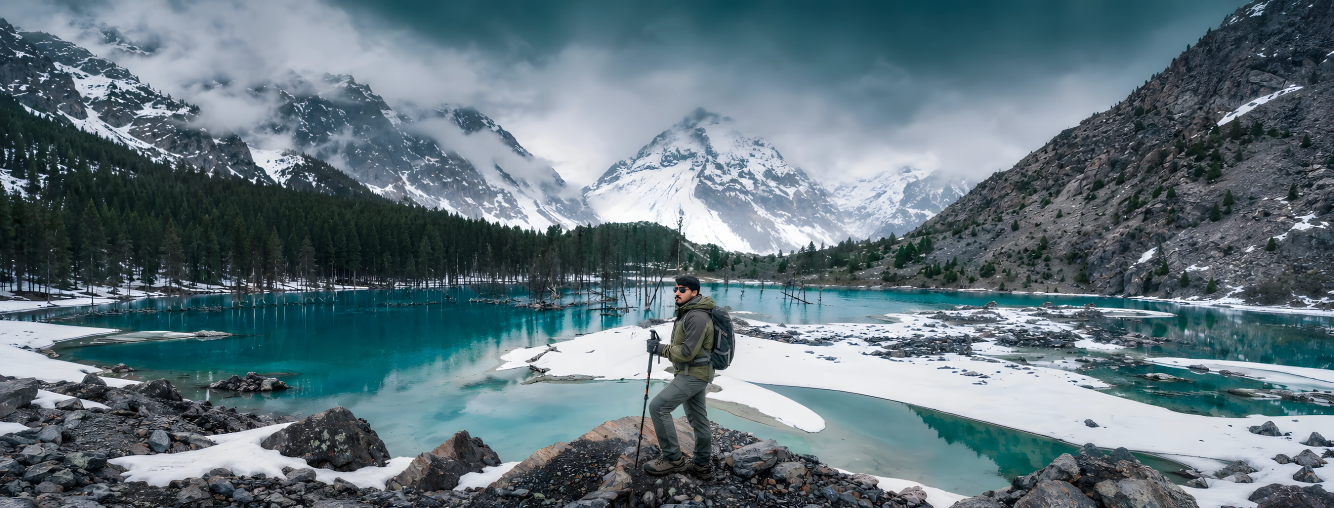
#> input picture design/reference/panorama-upscaled-8000x3048.webp, 8000 x 3048 px, found by its file name (shown at 1/6 size)
$ python compose.py out.png out.png
#> lines starting #> are read from the running program, lines starting #| are printed output that depends on the picture; after the words box and inside, x2 and y2 are one past the last pixel; in counts of white or black regions, pixels touching at a corner belong together
# Build the wide ending plate: the real portrait in the middle, the panorama's
# scenery (never its figure) widening it, both lined up on the mountains.
# Coordinates: "p" = the portrait at 750x1000. The master canvas is K x p,
# offset so the panorama's full width fits.
import sys, numpy as np, cv2
from PIL import Image
Image.MAX_IMAGE_PIXELS = None
R = 'design/reference/'
OUT = sys.argv[1]   # argv[2]: panorama depth (design/plates/pano-depth.png, from depth.py)
K = 4                       # master px per p-px
X0, Y0, X1, Y1 = -600, -60, 1350, 1000
W, H = (X1 - X0) * K, (Y1 - Y0) * K

# portrait (750 scale) -> panorama (2000 scale), found with SIFT on the mountains
M = np.array([[1.09809313e+00, 4.01841550e-02, 6.37940015e+02],
              [-4.01841550e-02, 1.09809313e+00, -5.69085816e+01]])
A = np.vstack([M, [0, 0, 1]])
Ainv = np.linalg.inv(A)
def to_master(T):  # T maps source px -> p coords (3x3); returns source px -> master
    S = np.array([[K, 0, -X0 * K], [0, K, -Y0 * K], [0, 0, 1]], float)
    return (S @ T)[:2]

pano = cv2.cvtColor(np.array(Image.open(R + 'panorama-upscaled-8000x3048.webp').convert('RGB')), cv2.COLOR_RGB2BGR)
Tp = Ainv @ np.diag([0.25, 0.25, 1])          # pano8000 px -> pano2000 -> p
pw = cv2.warpAffine(pano, to_master(Tp), (W, H), flags=cv2.INTER_LANCZOS4, borderMode=cv2.BORDER_CONSTANT)
pm = cv2.warpAffine(np.full(pano.shape[:2], 255, np.uint8), to_master(Tp), (W, H), flags=cv2.INTER_LINEAR)
del pano

por = cv2.cvtColor(np.array(Image.open(R + 'portrait-upscaled-6000x8000.webp').convert('RGB')), cv2.COLOR_RGB2BGR)
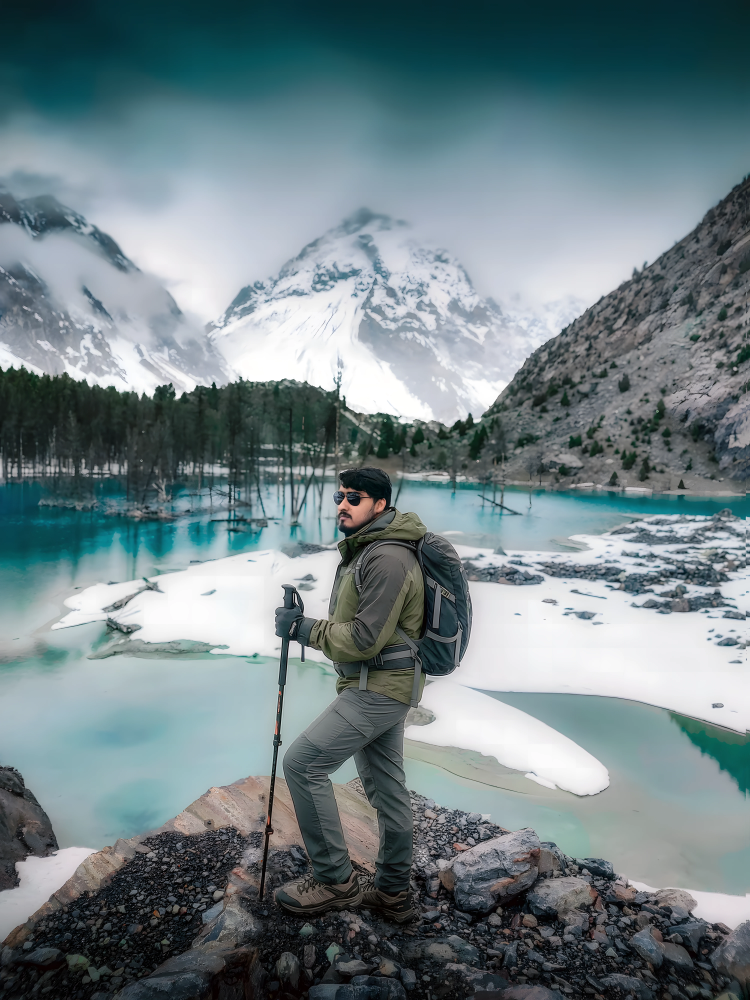
#> input picture design/reference/portrait-upscaled-6000x8000.webp, 6000 x 8000 px, found by its file name (shown at 1/8 size)
Tr = np.diag([0.125, 0.125, 1])               # portrait6000 px -> p
rw = cv2.warpAffine(por, to_master(Tr), (W, H), flags=cv2.INTER_AREA)
rm = cv2.warpAffine(np.full(por.shape[:2], 255, np.uint8), to_master(Tr), (W, H), flags=cv2.INTER_NEAREST)
del por

# The panorama was re-composed, not just extended: its right-hand mountain is
# smaller and lower than the portrait's. Its right side is scaled up about the
# far shore (that mountain is nearer than the peak), then each column slides
# vertically so the ridge continues the portrait's ridge and the shore meets the
# portrait's lake. Columns move only up/down, so trees and rocks stay upright.
SCALE, ANCHOR_SRC, ANCHOR_DST = 1.6, (750, 472), (750, 495)
def lines(img, valid):
    """ridge (sky->rock) and far-shore rows per p column, measured from the image"""
    sm = cv2.resize(img, (W // K, H // K), interpolation=cv2.INTER_AREA).astype(int)
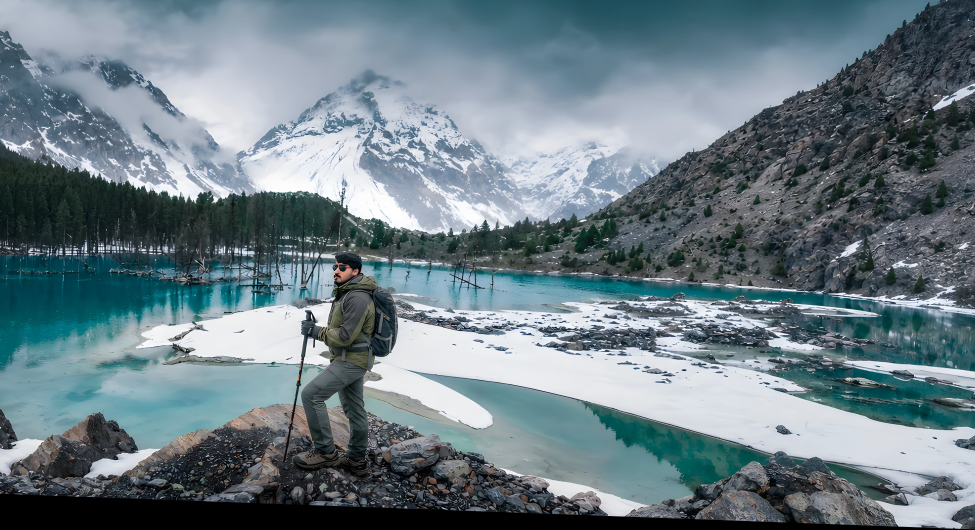
#> sm: shape (1060, 1950, 3) int64 (shown at 1/2 size); mean of channels 0, 1, 2 133.2, 125.4, 108.4; drawn as B, G, R
    v = cv2.resize(valid, (W // K, H // K), interpolation=cv2.INTER_AREA) > 250
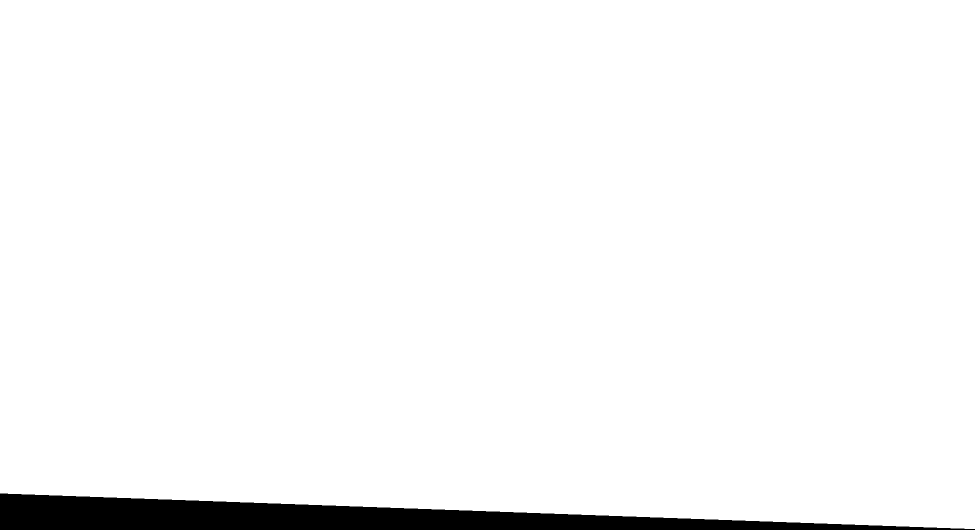
#> v: shape (1060, 1950) bool (shown at 1/2 size); 96.5% white; 1 black region, box (x1, y1, x2, y2) and area: (0, 987, 1950, 1060) 72925
    lum = sm.mean(2).astype(np.float32)
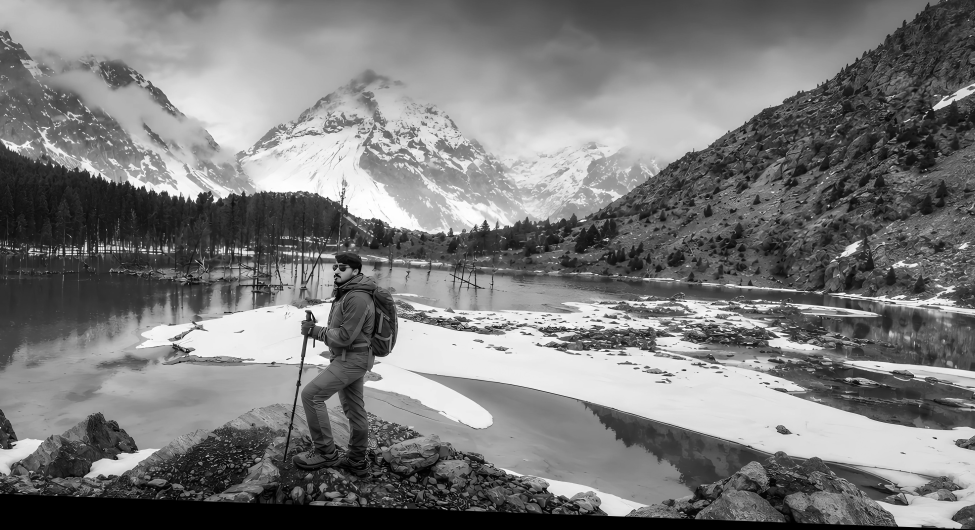
#> lum: shape (1060, 1950) float32 (shown at 1/2 size); min 0, max 255, mean 122.3
    # sky is smooth, rock is textured: local contrast finds the ridge
    mu = cv2.blur(lum, (5, 5))
    tex = np.sqrt(np.maximum(cv2.blur(lum * lum, (5, 5)) - mu * mu, 0))
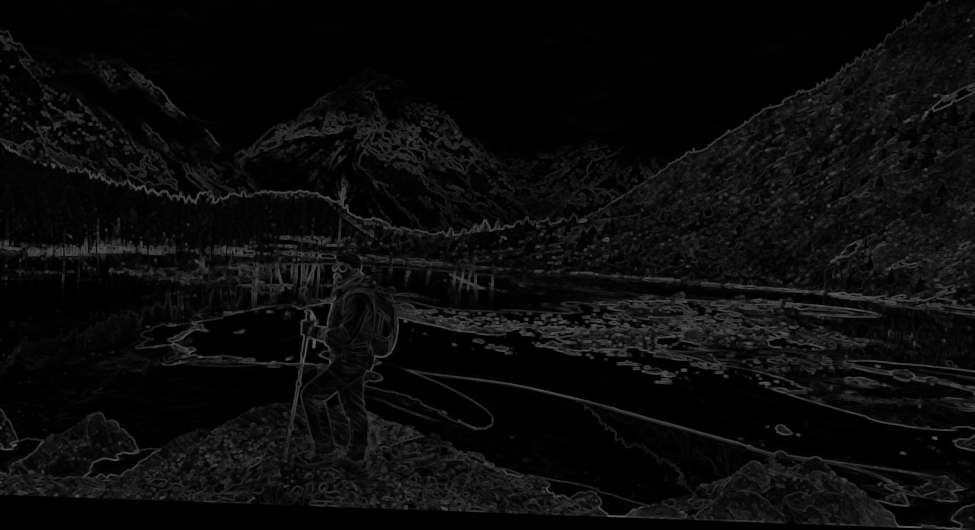
#> tex: shape (1060, 1950) float32 (shown at 1/2 size); min 0, max 103, mean 11.3
    lake = (sm[..., 0] - sm[..., 2] > 40) & (sm[..., 1] - sm[..., 2] > 30) & v
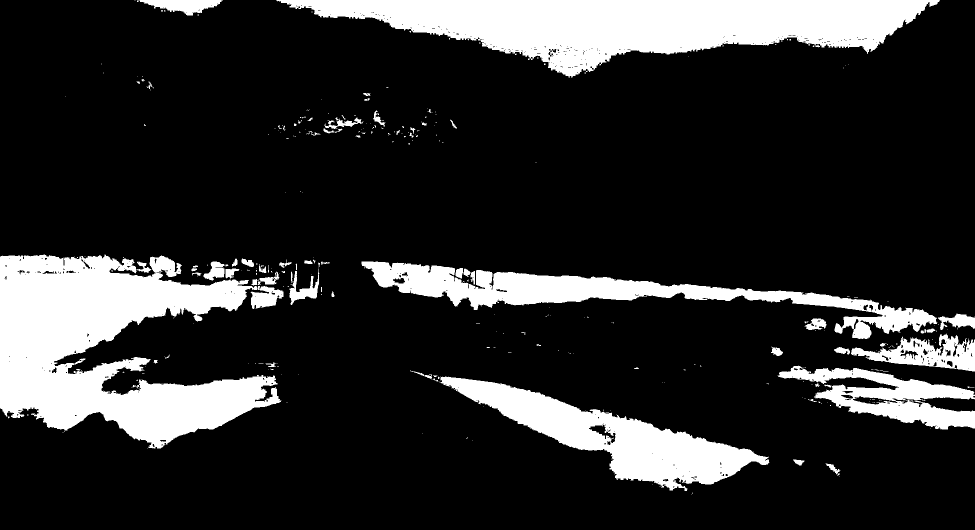
#> lake: shape (1060, 1950) bool (shown at 1/2 size); 17.6% white; 332 white regions (257 under 20 px), largest, box (x1, y1, x2, y2) and area: (0, 509, 563, 897) 120341, (553, 0, 1880, 155) 106463, (881, 753, 1539, 982) 47143
    ridge, shore = np.full(sm.shape[1], np.nan), np.full(sm.shape[1], np.nan)
    for x in range(sm.shape[1]):
        col = np.where(v[:, x] & (tex[:, x] > 9) & (lum[:, x] < 170))[0]
        col = col[col > 5]
        if not len(col): continue
        ridge[x] = col[0] + Y0
        ly = np.where(lake[:, x])[0]
        ly = ly[ly > col[0] + 60]
        if len(ly): shore[x] = ly[0] + Y0
#> after the loop, ridge = 1950 values, max 389 at index 1064, min -54 at index 1853, mean 155.3
    return ridge, shore

S2 = np.array([[SCALE, 0, ANCHOR_DST[0] - SCALE * ANCHOR_SRC[0]], [0, SCALE, ANCHOR_DST[1] - SCALE * ANCHOR_SRC[1]], [0, 0, 1]])
pano = cv2.cvtColor(np.array(Image.open(R + 'panorama-upscaled-8000x3048.webp').convert('RGB')), cv2.COLOR_RGB2BGR)
rw_ = cv2.warpAffine(pano, to_master(S2 @ Tp), (W, H), flags=cv2.INTER_LANCZOS4)
rmk = cv2.warpAffine(np.full(pano.shape[:2], 255, np.uint8), to_master(S2 @ Tp), (W, H), flags=cv2.INTER_LINEAR)
del pano
ridge, shore = lines(rw_, rmk)
xs = np.arange(W // K) + X0
def smooth(a, lo, hi):
#> called with a = array of shape (1950,), lo = 760, hi = 1300
    ok = ~np.isnan(a) & (xs >= lo) & (xs <= hi)
    f = np.interp(xs, xs[ok], a[ok])
#> f = 1950 values, max 258 at index 0, min -54 at index 1853, mean 206.9
    return cv2.GaussianBlur(f[None].astype(np.float32), (0, 0), 12)[0]
sr = smooth(ridge, 760, 1300)
#> sr = 1950 values, max 258 at index 0, min -51.21 at index 1869, mean 206.9
ss = smooth(shore, 760, 1300)
#> ss = 1950 values, max 576 at index 1945, min 508.8 at index 1362, mean 517.7
tr = 210 - 0.77 * (xs - 750)
tr = np.maximum(tr, sr - 260)            # never stretch more than needed
#> tr = 1950 values, max 1249.5 at index 0, min -251.2 at index 1949, mean 499.1
ts = np.full_like(xs, 495.0)
xm = np.arange(W) / K + X0
srm, ssm, trm, tsm = (np.interp(xm, xs, a) for a in (sr, ss, tr, ts))
#> srm = 7800 values, max 258 at index 0, min -51.21 at index 7476, mean 206.8; ssm = 7800 values, max 576 at index 7780, min 508.8 at index 5448, mean 517.7; trm = 7800 values, max 1249.5 at index 0, min -251.2 at index 7796, mean 498.8; tsm = 7800 values from 495 to 495
ys = np.arange(H)[:, None] / K + Y0
src = np.where(ys < trm, ys + (srm - trm),
      np.where(ys > tsm, ys + (ssm - tsm), srm + (ys - trm) * (ssm - srm) / np.maximum(tsm - trm, 1)))
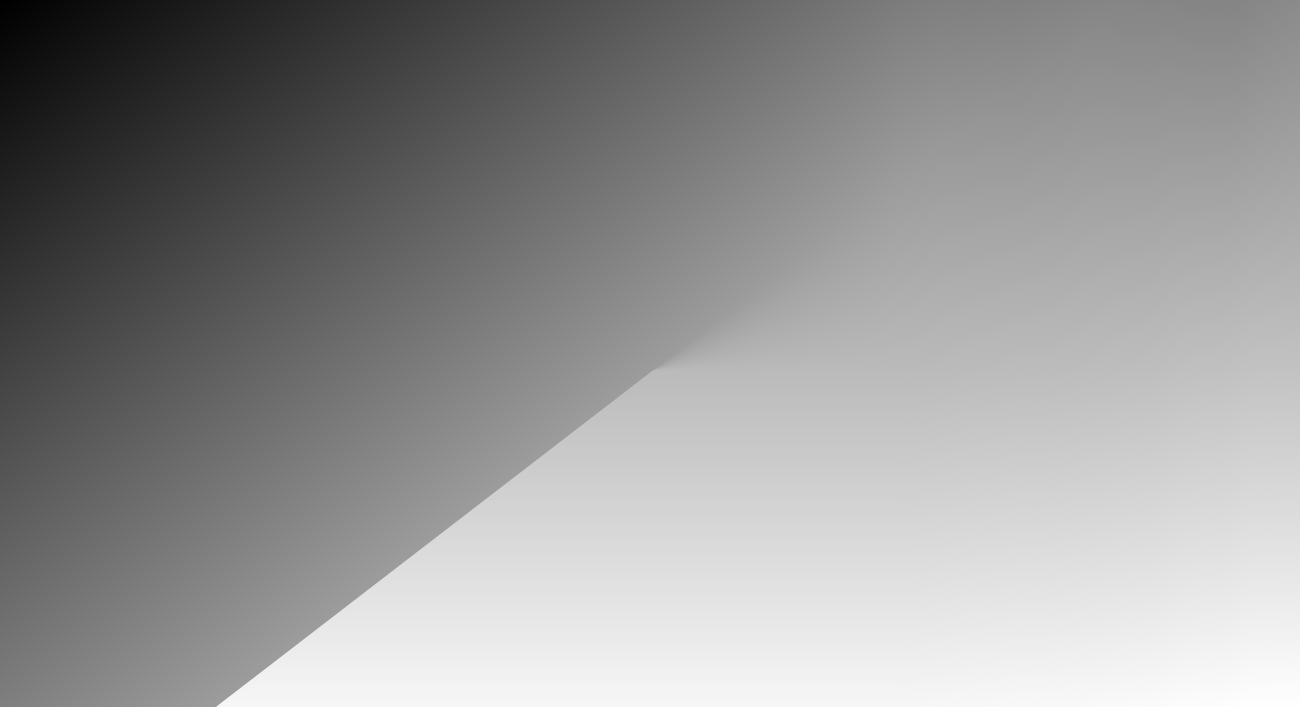
#> src: shape (4240, 7800) float64 (shown at 1/6 size); min -1051.5, max 1080.8, mean 206.3; drawn with min black and max white
mapy = ((src - Y0) * K).astype(np.float32)
mapx = np.broadcast_to(np.arange(W, dtype=np.float32)[None], (H, W)).copy()
#> (the run stopped early here; a loop or call above may not have finished)
